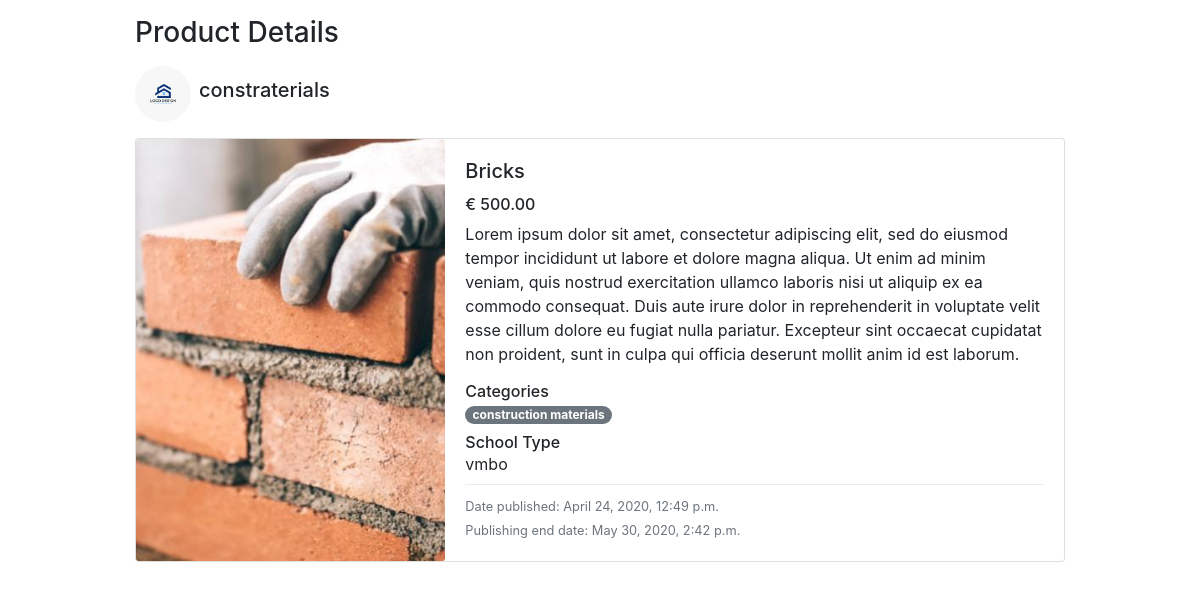
Screenshot of /products/bricks/ with the database file from the repository.
### products/models.py (models this page shows, shortened)
class Product(models.Model):
    supplier = models.ForeignKey(Supplier,
                                 on_delete=models.CASCADE)
    name = models.CharField(max_length=200)
    slug = models.SlugField(unique=True,
                            blank=True,
                            help_text=SLUG_HELP_TEXT)
    categories = models.ManyToManyField(Category)
    description = models.TextField()
    image = models.ImageField(upload_to='products')
    PR = 'PR'
    VMBO = 'VMBO'
    MBO = 'MBO'
    HBO = 'HBO'
    OP = 'OP'
    SCHOOL_TYPE_CHOICES = [
        (PR, 'praktijkonderwijs'),
        (VMBO, 'vmbo'),
        (MBO, 'mbo'),
        (HBO, 'hbo'),
        (OP, 'opleidingsbedrijf')
    ]
    school_type = models.CharField(
        max_length=48,
        choices=SCHOOL_TYPE_CHOICES
    )
    price = models.DecimalField(max_digits=10, decimal_places=2)
    created_at = models.DateTimeField('Date published',
                                      default=datetime.now)
    end_at = models.DateTimeField('Publishing end date')
    def is_product_available(self):
        ''' Check if the product is available, so it can be published
        '''
        now = datetime.now()
        return self.created_at <= now <= self.end_at
    is_product_available.boolean = True

class Category(models.Model):
    name = models.CharField(max_length=200)
    slug = models.SlugField(unique=True,
                            blank=True,
                            help_text=SLUG_HELP_TEXT)
    description = models.TextField(blank=True)
    class Meta:
        verbose_name_plural = "categories"
    def __str__(self):
        return self.name

### accounts/models.py (models this page shows, shortened)
class Supplier(models.Model):
    user = models.OneToOneField(User, on_delete=models.CASCADE)
    description = models.TextField(blank=True)
    thumbnail = models.ImageField(upload_to='profile_images')

### products/views.py (the view)
# urls.py: path('<slug:product_slug>/', views.product_view, name='product')
def product_view(request, product_slug):
    query = Product.objects.filter(slug=product_slug)
    product = get_object_or_404(query)
    context = {
        'page_title': product.name,
        'title': 'Product Details',
        'currency': '€',
        'categories': 'Categories',
        'school_type': 'School Type',
        'published_at': 'Date published',
        'end_at': 'Publishing end date',
        'product': product,
    }
    return render(request, 'products/product.html', context)

### products/templates/products/product.html (shortened to what this page needs)
{% extends 'products/layout.html' %}
{% block content %}
<div class="container" style="max-width: 960px;">
  <h3 class="mt-3 mb-3">{{title}}</h3>
  <div class="d-flex align-items-center mb-3">
    <div class="supplier-image-lg" style="background-image:url({{product.supplier.thumbnail.url}});">
    </div>
    <h5 class="ml-2">{{product.supplier.user.username}}</h5>
  </div>
  <div class="card mb-3">
    <div class="row no-gutters">
      <div class="col-md-4">
        <img src="{{ product.image.url }}" class="card-img" alt="...">
      </div>
      <div class="col-md-8">
        <div class="card-body">
          <h5 class="card-title">{{product.name}}</h5>
          <h6 class="">{{currency}} {{product.price}}</h6>
          <p class="card-text">{{product.description}}</p>
          <div class="mb-2">
            <h6 class="m-0">{{categories}}</h6>
            {% for category in product.categories.all %}
            <span class="badge badge-pill badge-secondary">{{category}}</span>
            {% endfor %}
          </div>
          <div class="mb-2">
            <h6 class="m-0">{{school_type}}</h6>
            <span>{{product.get_school_type_display}}</span>
          </div>
          <div class="dropdown-divider"></div>
          <div>
            <p class="card-text mb-0"><small class="text-muted">{{published_at}}:
                {{product.created_at}}</small></p>
            <p class="card-text"><small class="text-muted">{{end_at}}: {{product.end_at}}</small></p>
          </div>
        </div>
      </div>
    </div>
  </div>
</div>
{% endblock %}

### products/static/products/style.css (style rules this page uses)
.card-img { height: 100%;; object-fit: cover; }
.supplier-image-lg { background-position: center; height: 56px; width: 56px; border-radius: 28px; background-size: cover; display: block; }

### rows the page displays
Product: supplier.thumbnail (picture), supplier.user.username "constraterials", image (picture), name "Bricks", price "500.00", description "Lorem ipsum dolor sit amet, consectetur adipiscing elit, sed do eiusmod tempor incididunt ut labore et dolore magna aliqua. Ut enim ad minim veniam, quis nostrud exercitation ullamco laboris nisi ut aliquip ex ea commodo consequat. Duis aute irure dolor in reprehenderit in voluptate velit esse cillum dolore eu fugiat nulla pariatur. Excepteur sint occaecat cupidatat non proident, sunt in culpa qui officia deserunt mollit anim id est laborum.", school_type "vmbo", created_at "April 24, 2020, 12:49 p.m.", end_at "May 30, 2020, 2:42 p.m."
Category: name "construction materials"

### other values shown
{{ title }} "Product Details"
{{ currency }} "€"
{{ categories }} "Categories"
{{ school_type }} "School Type"
{{ published_at }} "Date published"
{{ end_at }} "Publishing end date"
